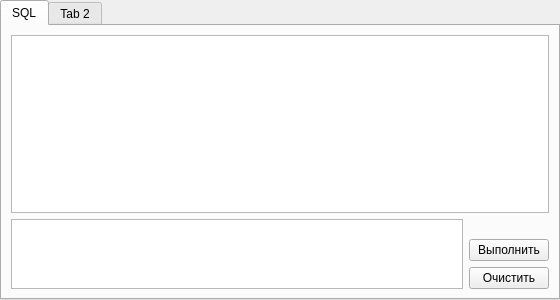
<?xml version="1.0" encoding="UTF-8"?>
<ui version="4.0">
 <class>EAdmin</class>
 <widget class="QTabWidget" name="EAdmin">
  <property name="geometry">
   <rect>
    <x>0</x>
    <y>0</y>
    <width>560</width>
    <height>300</height>
   </rect>
  </property>
  <property name="windowTitle">
   <string>TabWidget</string>
  </property>
  <widget class="QWidget" name="admin_tab">
   <attribute name="title">
    <string>SQL</string>
   </attribute>
   <layout class="QGridLayout" name="gridLayout">
    <item row="0" column="0">
     <widget class="QTextEdit" name="result_te">
      <property name="sizePolicy">
       <sizepolicy hsizetype="Expanding" vsizetype="Expanding">
        <horstretch>0</horstretch>
        <verstretch>2</verstretch>
       </sizepolicy>
      </property>
      <property name="readOnly">
       <bool>true</bool>
      </property>
     </widget>
    </item>
    <item row="1" column="0">
     <layout class="QHBoxLayout" name="horizontalLayout">
      <item>
       <widget class="QTextEdit" name="query_tx">
        <property name="maximumSize">
         <size>
          <width>16777215</width>
          <height>70</height>
         </size>
        </property>
        <property name="autoFormatting">
         <set>QTextEdit::AutoAll</set>
        </property>
       </widget>
      </item>
      <item>
       <layout class="QVBoxLayout" name="verticalLayout">
        <item>
         <spacer name="verticalSpacer">
          <property name="orientation">
           <enum>Qt::Vertical</enum>
          </property>
          <property name="sizeHint" stdset="0">
           <size>
            <width>20</width>
            <height>20</height>
           </size>
          </property>
         </spacer>
        </item>
        <item>
         <widget class="QPushButton" name="execute_btn">
          <property name="text">
           <string>Выполнить</string>
          </property>
         </widget>
        </item>
        <item>
         <widget class="QPushButton" name="clear_btn">
          <property name="text">
           <string>Очистить</string>
          </property>
         </widget>
        </item>
       </layout>
      </item>
     </layout>
    </item>
   </layout>
  </widget>
  <widget class="QWidget" name="tab">
   <attribute name="title">
    <string>Tab 2</string>
   </attribute>
  </widget>
 </widget>
 <resources/>
 <connections>
  <connection>
   <sender>clear_btn</sender>
   <signal>clicked()</signal>
   <receiver>result_te</receiver>
   <slot>clear()</slot>
   <hints>
    <hint type="sourcelabel">
     <x>343</x>
     <y>278</y>
    </hint>
    <hint type="destinationlabel">
     <x>387</x>
     <y>198</y>
    </hint>
   </hints>
  </connection>
 </connections>
</ui>
